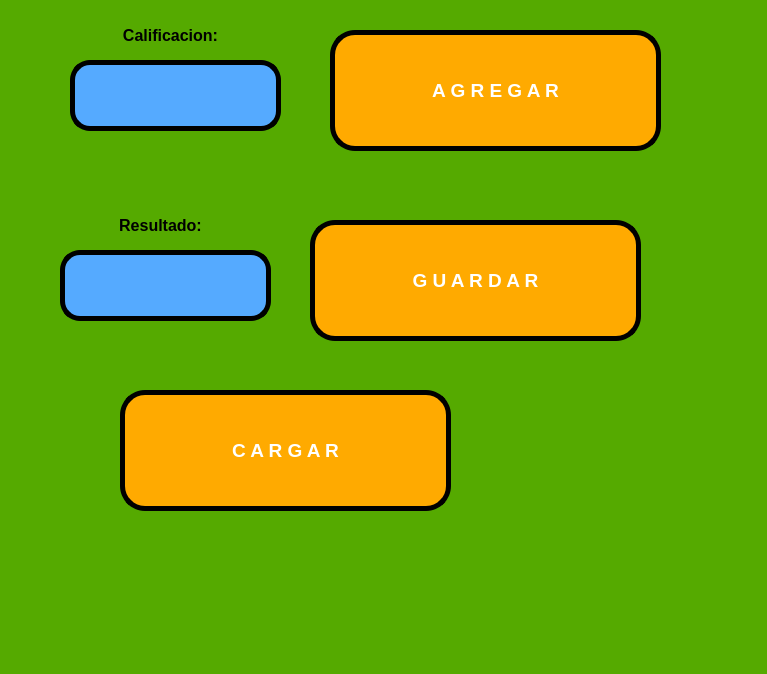
<?xml version="1.0" encoding="UTF-8"?>
<ui version="4.0">
 <class>MainWindow</class>
 <widget class="QMainWindow" name="MainWindow">
  <property name="geometry">
   <rect>
    <x>0</x>
    <y>0</y>
    <width>767</width>
    <height>674</height>
   </rect>
  </property>
  <property name="windowTitle">
   <string>MainWindow</string>
  </property>
  <property name="styleSheet">
   <string notr="true">background-color: rgb(85, 170, 0);</string>
  </property>
  <widget class="QWidget" name="centralwidget">
   <widget class="QPushButton" name="btn_agregar">
    <property name="geometry">
     <rect>
      <x>330</x>
      <y>30</y>
      <width>331</width>
      <height>121</height>
     </rect>
    </property>
    <property name="font">
     <font>
      <pointsize>14</pointsize>
      <weight>75</weight>
      <bold>true</bold>
     </font>
    </property>
    <property name="layoutDirection">
     <enum>Qt::LeftToRight</enum>
    </property>
    <property name="styleSheet">
     <string notr="true">background-color: rgb(170, 85, 255);
background-color: rgb(255, 170, 0);
color: rgb(255, 255, 255);
border-radius: 25px;
border:  5px solid black;</string>
    </property>
    <property name="text">
     <string>A G R E G A R</string>
    </property>
   </widget>
   <widget class="QLabel" name="label">
    <property name="geometry">
     <rect>
      <x>70</x>
      <y>10</y>
      <width>201</width>
      <height>51</height>
     </rect>
    </property>
    <property name="text">
     <string>&lt;html&gt;&lt;head/&gt;&lt;body&gt;&lt;p&gt;&lt;span style=&quot; font-size:12pt; font-weight:600;&quot;&gt;Calificacion:&lt;/span&gt;&lt;/p&gt;&lt;/body&gt;&lt;/html&gt;</string>
    </property>
    <property name="alignment">
     <set>Qt::AlignCenter</set>
    </property>
   </widget>
   <widget class="QLineEdit" name="txt_calificacion">
    <property name="geometry">
     <rect>
      <x>70</x>
      <y>60</y>
      <width>211</width>
      <height>71</height>
     </rect>
    </property>
    <property name="layoutDirection">
     <enum>Qt::LeftToRight</enum>
    </property>
    <property name="styleSheet">
     <string notr="true">background-color: rgb(85, 170, 255);
border-radius:20px;
border:  5px solid black;</string>
    </property>
    <property name="text">
     <string/>
    </property>
    <property name="alignment">
     <set>Qt::AlignCenter</set>
    </property>
   </widget>
   <widget class="QLabel" name="label_4">
    <property name="geometry">
     <rect>
      <x>50</x>
      <y>200</y>
      <width>221</width>
      <height>51</height>
     </rect>
    </property>
    <property name="text">
     <string>&lt;html&gt;&lt;head/&gt;&lt;body&gt;&lt;p&gt;&lt;span style=&quot; font-size:12pt; font-weight:600;&quot;&gt;Resultado:&lt;/span&gt;&lt;/p&gt;&lt;/body&gt;&lt;/html&gt;</string>
    </property>
    <property name="alignment">
     <set>Qt::AlignCenter</set>
    </property>
   </widget>
   <widget class="QLineEdit" name="txt_promedio">
    <property name="geometry">
     <rect>
      <x>60</x>
      <y>250</y>
      <width>211</width>
      <height>71</height>
     </rect>
    </property>
    <property name="layoutDirection">
     <enum>Qt::LeftToRight</enum>
    </property>
    <property name="styleSheet">
     <string notr="true">background-color: rgb(85, 170, 255);
border-radius:20px;
border:  5px solid black;</string>
    </property>
    <property name="text">
     <string/>
    </property>
    <property name="alignment">
     <set>Qt::AlignCenter</set>
    </property>
   </widget>
   <widget class="QPushButton" name="btn_guardar">
    <property name="geometry">
     <rect>
      <x>310</x>
      <y>220</y>
      <width>331</width>
      <height>121</height>
     </rect>
    </property>
    <property name="font">
     <font>
      <pointsize>14</pointsize>
      <weight>75</weight>
      <bold>true</bold>
     </font>
    </property>
    <property name="layoutDirection">
     <enum>Qt::LeftToRight</enum>
    </property>
    <property name="styleSheet">
     <string notr="true">background-color: rgb(170, 85, 255);
background-color: rgb(255, 170, 0);
color: rgb(255, 255, 255);
border-radius: 25px;
border:  5px solid black;</string>
    </property>
    <property name="text">
     <string>G U A R D A R</string>
    </property>
   </widget>
   <widget class="QPushButton" name="btn_cargar">
    <property name="geometry">
     <rect>
      <x>120</x>
      <y>390</y>
      <width>331</width>
      <height>121</height>
     </rect>
    </property>
    <property name="font">
     <font>
      <pointsize>14</pointsize>
      <weight>75</weight>
      <bold>true</bold>
     </font>
    </property>
    <property name="layoutDirection">
     <enum>Qt::LeftToRight</enum>
    </property>
    <property name="styleSheet">
     <string notr="true">background-color: rgb(170, 85, 255);
background-color: rgb(255, 170, 0);
color: rgb(255, 255, 255);
border-radius: 25px;
border:  5px solid black;</string>
    </property>
    <property name="text">
     <string>C A R G A R</string>
    </property>
   </widget>
   <zorder>label</zorder>
   <zorder>btn_agregar</zorder>
   <zorder>txt_calificacion</zorder>
   <zorder>label_4</zorder>
   <zorder>txt_promedio</zorder>
   <zorder>btn_guardar</zorder>
   <zorder>btn_cargar</zorder>
  </widget>
  <widget class="QMenuBar" name="menubar">
   <property name="geometry">
    <rect>
     <x>0</x>
     <y>0</y>
     <width>767</width>
     <height>26</height>
    </rect>
   </property>
  </widget>
  <widget class="QStatusBar" name="statusbar"/>
 </widget>
 <resources/>
 <connections/>
</ui>
